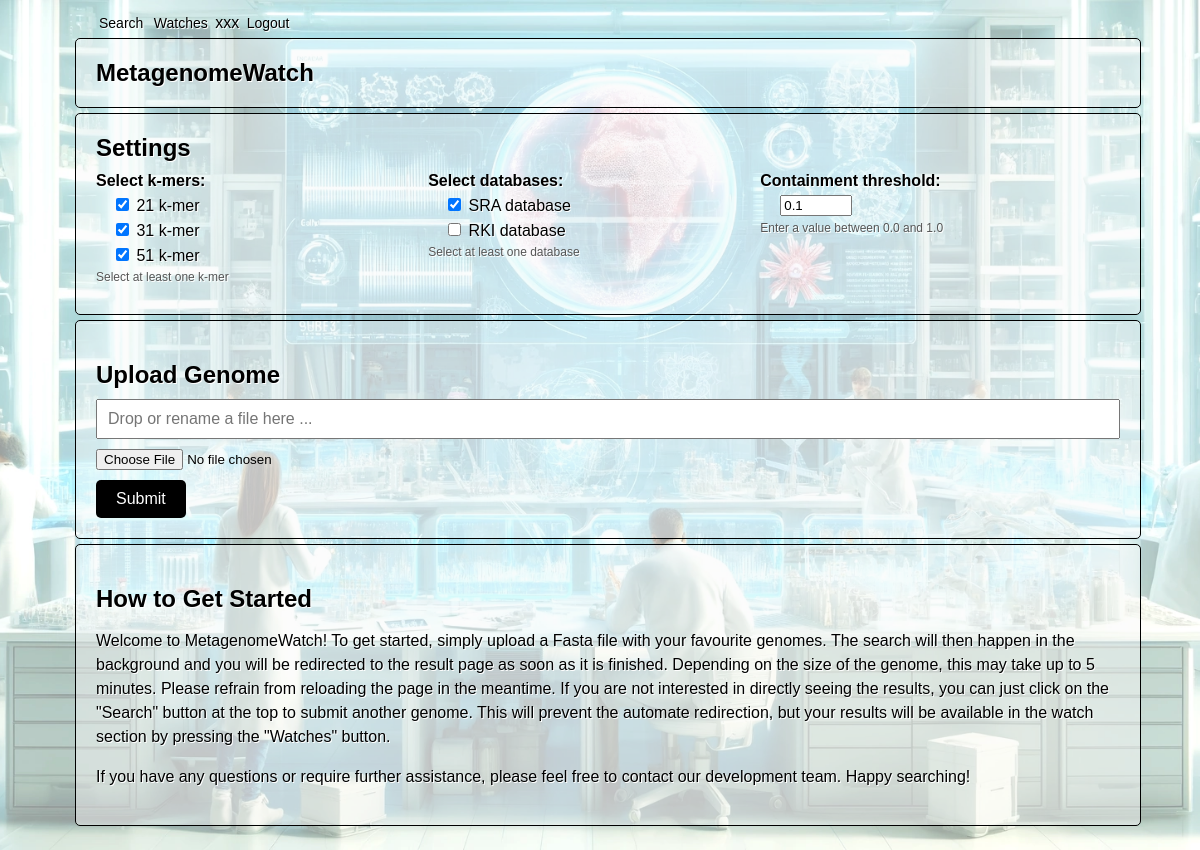
Page /mgw_api/ (signed in) on the earlier database version.
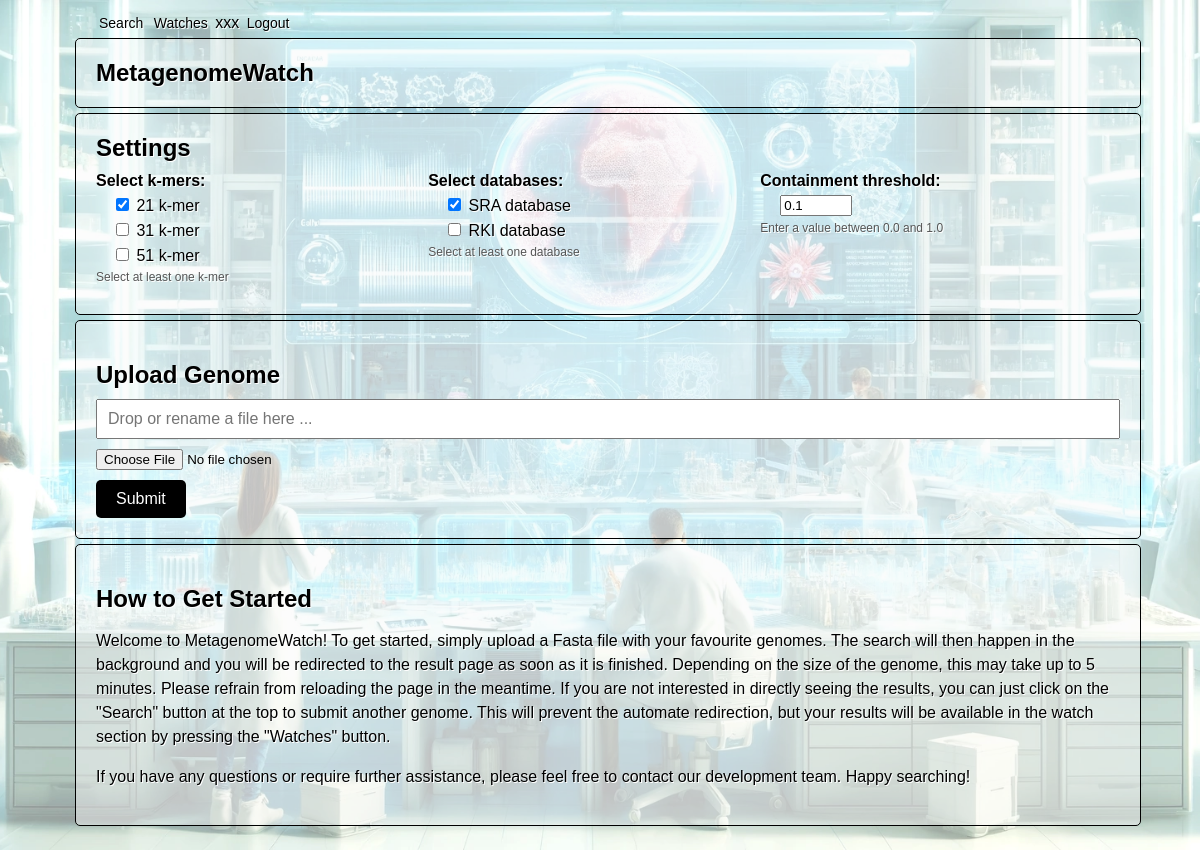
Same page on the later database version.
### mgw_api/models.py (models this page shows, shortened)
class Settings(models.Model):
    user = models.OneToOneField(User, on_delete=models.CASCADE)
    kmer = models.JSONField(default=list, help_text="List of k-mers")
    database = models.JSONField(default=list, help_text="List of databases")
    containment = models.FloatField(default=0.10, help_text="Containment value (between 0 and 1)")

### mgw_api/views.py (the view)
# urls.py: path('', views.upload_fasta, name='upload_fasta'),
@login_required
def upload_fasta(request):
    sourmash_settings, created = Settings.objects.get_or_create(user=request.user)
    settings_form = SettingsForm(instance=sourmash_settings)
    if request.method == "POST":
        if 'kmer' in request.POST or 'database' in request.POST or 'containment' in request.POST:
            settings_form = SettingsForm(request.POST, instance=sourmash_settings)
            if settings_form.is_valid():
                settings_form.save()
                messages.success(request, 'Settings have been successfully saved.')
                return redirect(reverse("mgw_api:upload_fasta"))
            else:
                messages.error(request, 'Please correct the errors below.')
        if 'name' in request.POST or 'file' in request.POST:
            fasta_form = FastaForm(request.POST, request.FILES)
            if fasta_form.is_valid():
                try:
                    uploaded_file = request.FILES["file"]
                    filename = uploaded_file.name
                    name = fasta_form.cleaned_data.get("name")
                    if not name:
                        name = os.path.splitext(filename)[0]
                    if Fasta.objects.filter(user=request.user, name=name).exists():
                        return JsonResponse({'success': False, 'error': "A file with this name already exists. Please choose a different name or file."})
                    else:
                        uploaded_file_instance = fasta_form.save(commit=False)
                        uploaded_file_instance.user = request.user
                        uploaded_file_instance.name = name
                        uploaded_file_instance.size = uploaded_file.size
                        uploaded_file_instance.processed = False
                        uploaded_file_instance.status = "Processing"
                        uploaded_file_instance.save()
                        thread = threading.Thread(target=run_create_signature_and_search, args=(request.user.id, name, uploaded_file_instance.id, True))
                        thread.start()
                        return JsonResponse({'success': True, 'message': 'File submission successful! Processing will happen in the background.', 'fasta_id': uploaded_file_instance.id})
                except Exception as e:
                    return JsonResponse({'success': False, 'error': f"Error: file submission failed! ... {e}"})
            else:
                errors = fasta_form.errors.as_json()
                return JsonResponse({'success': False, 'error': errors})
    else:
        fasta_form = FastaForm()
    return render(request, "mgw_api/upload_fasta.html", {"fasta_form": fasta_form, "settings_form": settings_form})

### mgw_api/forms.py
class FastaForm(forms.ModelForm):
    class Meta:
        model = Fasta
        fields = ("name", "file")
        widgets = {
            "name": forms.TextInput(attrs={
                "placeholder": "Drop or rename a file here ...",
                "style": "width: calc(100% - 0px); box-sizing: border-box; height: 40px; font-size: 16px; padding-left: 10px;"
            }),
            "file": forms.FileInput(attrs={"accept": ".fa,.fasta,.fsa,.FASTA,.fna"})
        }

class SettingsForm(forms.ModelForm):
    kmer = forms.MultipleChoiceField(
        choices=[(21, "21 k-mer"), (31, "31 k-mer"), (51, "51 k-mer")],
        widget=forms.CheckboxSelectMultiple,
        initial=[21]
    )
    database = forms.MultipleChoiceField(
        choices=[("SRA", "SRA database"), ("RKI", "RKI database")],
        widget=forms.CheckboxSelectMultiple,
        initial=["SRA"]
    )
    containment = forms.FloatField(
        widget=forms.NumberInput(attrs={"min": 0, "max": 1, "step": 0.01}),
        initial=0.10
    )
    class Meta:
        model = Settings
        fields = ["kmer", "database", "containment"]

### mgw_api/templates/mgw_api/upload_fasta.html (shortened to what this page needs)
{% extends "mgw_api/base.html" %}
{% block content %}
{% include "mgw_api/settings.html" %}
<div class="upload-section" id="upload-section">
    <h2>Upload Genome</h2>
    <form id="upload-form" method="post" enctype="multipart/form-data">
        <div>{{ fasta_form.name }}</div>
        <div>{{ fasta_form.file }}</div>
        <input type="submit" value="Submit">
    </form>
</div>
 <div class="help-section">
     <h2>How to Get Started</h2>
     <p>Welcome to MetagenomeWatch! To get started, simply upload a Fasta file with your favourite genomes. The search will then happen in the background and you will be redirected to the result page as soon as it is finished. Depending on the size of the genome, this may take up to 5 minutes. Please refrain from reloading the page in the meantime. If you are not interested in directly seeing the results, you can just click on the "Search" button at the top to submit another genome. This will prevent the automate redirection, but your results will be available in the watch section by pressing the "Watches" button.</p>
     <p>If you have any questions or require further assistance, please feel free to contact our development team. Happy searching!</p>
 </div>
{% endblock %}

### mgw_api/templates/mgw_api/settings.html (shortened to what this page needs)
<div class="settings-section">
    <h2>Settings</h2>
    <div class="settings-form">
        <form method="post" enctype="multipart/form-data" id="settings-form">
            <div class="form-group">
                <label for="id_kmer">Select k-mers:</label>
                <div class="options">{{ settings_form.kmer }}</div>
                <small>Select at least one k-mer</small>
            </div>
            <div class="form-group">
                <label for="id_database">Select databases:</label>
                <div class="options">{{ settings_form.database }}</div>
                <small>Select at least one database</small>
            </div>
            <div class="form-group">
                <label for="id_containment">Containment threshold:</label>
                <div class="options">{{ settings_form.containment }}</div>
                <small>Enter a value between 0.0 and 1.0</small>
            </div>
        </form>
    </div>
</div>

Differences in the rows shown:
changed Settings: kmer "☑ ☑ ☑" → "☑ ☐ ☐"
